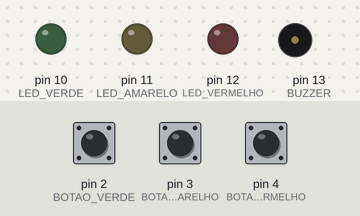
This sketch was run on a simulated Arduino Uno, built with avr-gcc and run on an emulated ATmega328P. On the bench: output pins drawn as LEDs (lit = HIGH), buzzer (waves = sounding). The test bench sets the inputs (shaded band); at power-on: pin 2 (BOTAO_VERDE) LOW, pin 3 (BOTAO_AMARELHO) LOW, pin 4 (BOTAO_VERMELHO) LOW.

Above: at 1.2 s.
1.3 s: pin 2 (BOTAO_VERDE) pulled HIGH for 0.15 s
At 1.39 s:
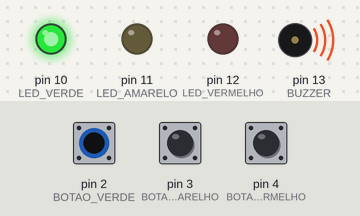
3.0 s: pin 3 (BOTAO_AMARELHO) pulled HIGH for 0.15 s
At 3.09 s:
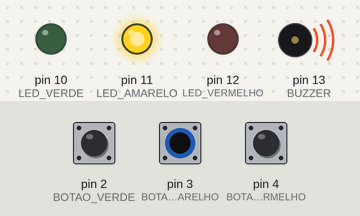
4.6 s: pin 4 (BOTAO_VERMELHO) pulled HIGH for 0.15 s
At 4.69 s:
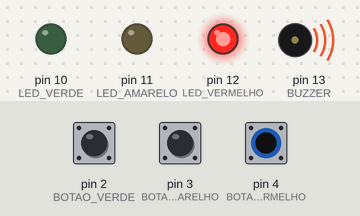
6.2 s: pin 4 (BOTAO_VERMELHO) pulled HIGH for 3.2 s
At 10.0 s:
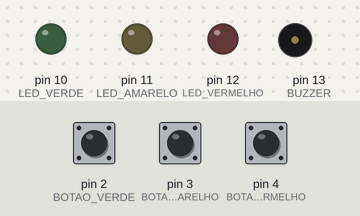
10.9 s: pin 2 (BOTAO_VERDE) pulled HIGH for 1 s
At 11.7 s:
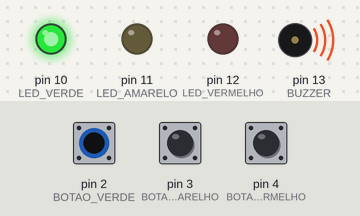
13.4 s: pin 2 (BOTAO_VERDE) pulled HIGH for 3.2 s
At 17.8 s:
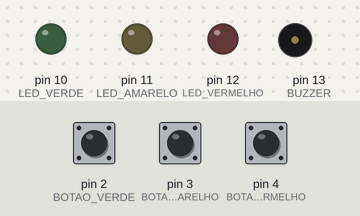
Timing chart, 0 to 19.1 s (numbered marks = the images above; inputs shaded):
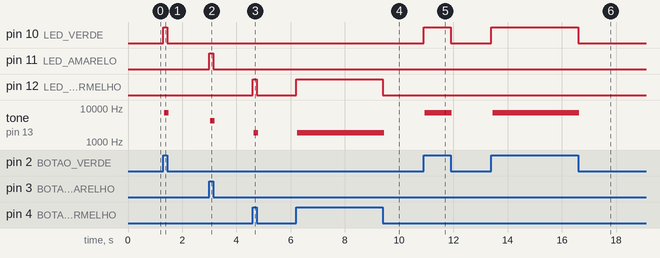

The sketch:

utilizando_3_botoes_3_leds_1_buzzer.ino
```cpp
/*
  Acende 3 leds com 3 botoes
  by: JBarbosa
*/

const int LED_VERDE    = 10;
const int LED_AMARELO  = 11;
const int LED_VERMELHO = 12;

const int BOTAO_VERDE    = 2;
const int BOTAO_AMARELHO = 3;
const int BOTAO_VERMELHO = 4;

const int BUZZER = 13;

void setup() {
  pinMode(LED_VERDE, OUTPUT);
  pinMode(LED_AMARELO, OUTPUT);
  pinMode(LED_VERMELHO, OUTPUT);

  pinMode(BOTAO_VERDE, INPUT);
  pinMode(BOTAO_AMARELHO, INPUT);
  pinMode(BOTAO_VERMELHO, INPUT);

  pinMode(BUZZER, OUTPUT);
}

void loop() {
   check_state(LED_VERDE   , BOTAO_VERDE    , 100);
   check_state(LED_AMARELO , BOTAO_AMARELHO , 200);
   check_state(LED_VERMELHO, BOTAO_VERMELHO , 500);
}

void check_state(int led, int botao, int tempoTom) {
  int is_pressed = digitalRead(botao);
  if (is_pressed) {
    digitalWrite(led, HIGH);

    digitalWrite(BUZZER, HIGH);
    delayMicroseconds(tempoTom);
    digitalWrite(BUZZER, LOW);
  } else {
    digitalWrite(led, LOW);
  }
}
```

Measured:
- after the input at 1.3 s, pin 10 (LED_VERDE): LOW → HIGH at once, → LOW 0.15 s later; tone on pin 13 (BUZZER): silent → 7343 Hz at once, → silent 0.16 s later
- after the input at 3.0 s, pin 11 (LED_AMARELO): LOW → HIGH at once, → LOW 0.15 s later; tone on pin 13 (BUZZER): silent → 4236 Hz at once, → silent 0.16 s later
- after the input at 4.6 s, pin 12 (LED_VERMELHO): LOW → HIGH at once, → LOW 0.15 s later; tone on pin 13 (BUZZER): silent → 1865 Hz at once, → silent 0.16 s later
- after the input at 6.2 s, pin 12 (LED_VERMELHO): LOW → HIGH at once, → LOW 3.2 s later; tone on pin 13 (BUZZER): silent → 1865 Hz at once, → silent 3.2 s later
- after the input at 10.9 s, pin 10 (LED_VERDE): LOW → HIGH at once, → LOW 1.0 s later; tone on pin 13 (BUZZER): silent → 7343 Hz at once, → silent 1.0 s later
- after the input at 13.4 s, pin 10 (LED_VERDE): LOW → HIGH at once, → LOW 3.2 s later; tone on pin 13 (BUZZER): silent → 7343 Hz at once, → silent 3.2 s later
